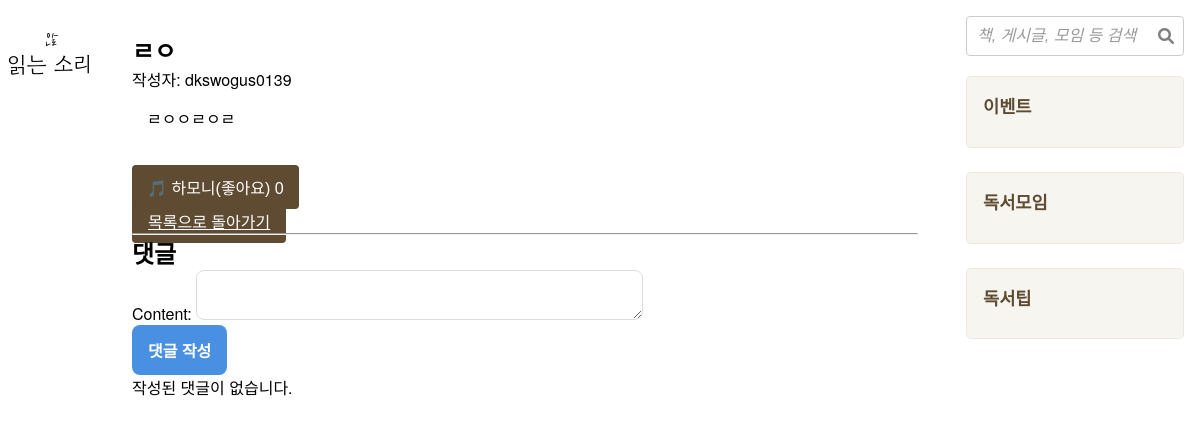
Before: /community/general_post/31/ with the older database file.
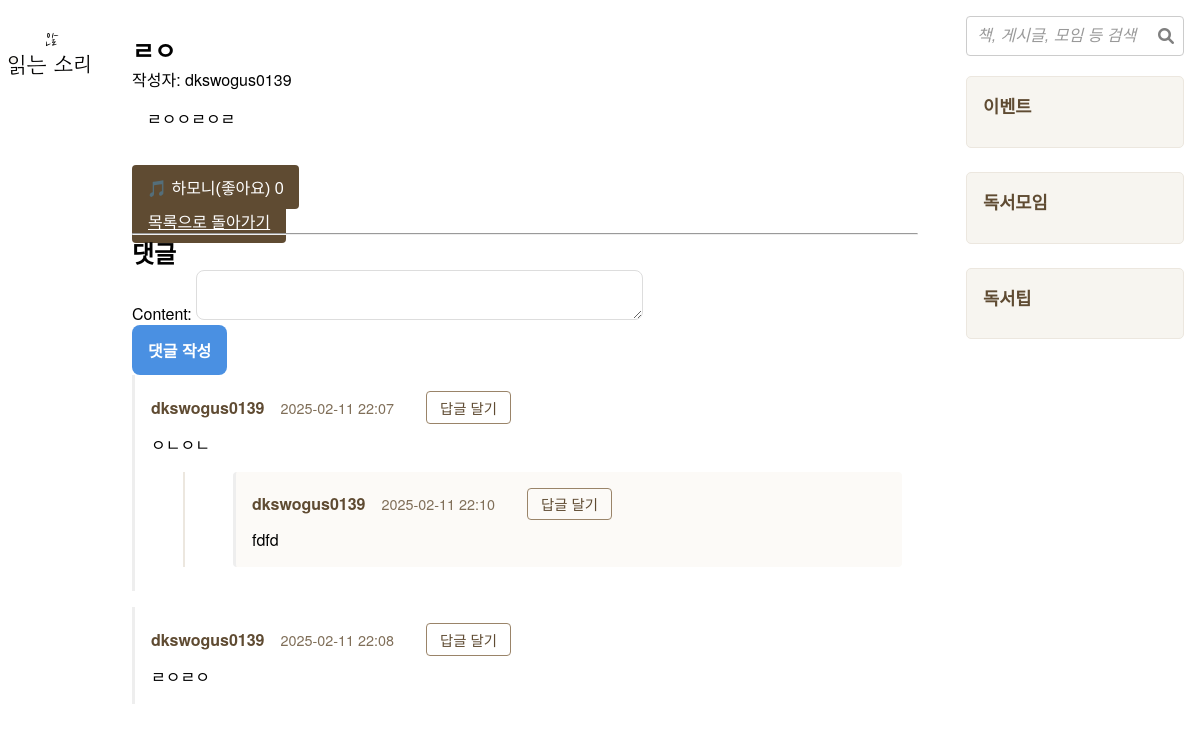
After: the same page with the newer database file.
### community/models.py (models this page shows, shortened)
class Comment(models.Model):
    writer = models.ForeignKey(User, on_delete=models.CASCADE)
    parent = models.ForeignKey('self', null=True, blank=True, on_delete=models.CASCADE)
    content_type = models.ForeignKey(ContentType, on_delete=models.CASCADE)
    object_id = models.PositiveIntegerField()
    content_object = GenericForeignKey('content_type', 'object_id')
    content = models.TextField()
    created_at = models.DateTimeField(auto_now_add=True)
    updated_at = models.DateTimeField(auto_now=True)
    depth = models.PositiveIntegerField(default=0)  # 댓글 깊이 제한을 위한 필드
    is_deleted = models.BooleanField(default=False)  # 삭제 여부
    class Meta:
        ordering = ['created_at']
    @property
    def replies(self):
        return Comment.objects.filter(parent=self).order_by('created_at')
    def get_replies(self):
        return Comment.objects.filter(parent=self).order_by('created_at')
    def has_replies(self):
        return self.replies.exists()

### community/views.py (the view)
# urls.py: path('general_post/<int:pk>/', views.general_post_detail, name='general_post_detail'), # 일반 게시판 상세 뷰
def general_post_detail(request, pk):
    post = get_object_or_404(GeneralPost, pk=pk)
    if request.method == "POST":
        if not request.user.is_authenticated:
            messages.error(request, "댓글을 작성하려면 로그인해야 합니다.")
            return redirect('community:login')
        form = CommentForm(request.POST)
        if form.is_valid():
            comment = form.save(commit=False)
            comment.writer = request.user
            comment.content_object = post
            parent_id = request.POST.get('parent')
            if parent_id:
                parent = get_object_or_404(Comment, id=parent_id)
                comment.parent = parent
                comment.depth = parent.depth + 1
            comment.save()
            messages.success(request, "댓글이 추가되었습니다.")
            return redirect(request.path_info)
    else:
        form = CommentForm()
    content_type = ContentType.objects.get_for_model(GeneralPost)
    comments = Comment.objects.filter(
        content_type=content_type,
        object_id=post.id,
        parent__isnull=True  # 최상위 댓글만 선택
    ).order_by('created_at')
    context = {
        'post': post,
        'comment_form': form,
        'comments': comments,
        **get_common_context(request)
    }
    return render(request, 'community/general_post_detail.html', context)

### community/forms.py
class CommentForm(forms.ModelForm):
    class Meta:
        model = Comment
        fields = ['content']
        widgets = {
            'content': forms.Textarea(attrs={'class': 'form-control', 'rows': 3})
        }

### community/models.py (called while the page is built)
    def get_queryset(self):
        return super().get_queryset().filter(is_deleted=False, is_active=True)

    def get_likes_count(self):
        return self.likes.count()

    def is_liked_by(self, user):
        if not user.is_authenticated:
            return False
        return self.likes.filter(user=user).exists()

### community/templatetags/comment_tags.py (called while the page is built)
@register.filter
def get_class_name(obj):
    return obj.__class__.__name__

@register.filter
def is_liked_by(obj, user):
    return obj.is_liked_by(user)

### community/templates/community/general_post_detail.html (shortened to what this page needs)
{% extends "community/base.html" %}
{% load static %}
{% load comment_tags %}
{% block content %}
<article class="post-detail">
  <h1>{{ post.title }}</h1>
  <p>작성자: {{ post.writer.username }}</p>
  <div class="post-content">
    {{ post.content|safe }}
  </div>
  <div class="like-container" style="margin-top:20px;">
    <button id="like-btn"
            class="btn {% if post|is_liked_by:user %}liked{% endif %}"
            data-post-id="{{ post.id }}"
            data-model="GeneralPost">
      🎵 하모니(좋아요) <span id="like-count">{{ post.get_likes_count }}</span>
    </button>
  </div>
  <a href="{% url 'community:home' %}" class="btn hover-effect">목록으로 돌아가기</a>
</article>
<hr>
<section class="comments-section">
  <h2>댓글</h2>
  <form method="post" action="">
    {{ comment_form.as_p }}
    <button type="submit" class="btn btn-primary">댓글 작성</button>
  </form>
  {% if comments %}
    {% for comment in comments %}
      {% include "community/includes/comment.html" with comment=comment post=post comment_form=comment_form %}
    {% endfor %}
  {% else %}
    <p>작성된 댓글이 없습니다.</p>
  {% endif %}
</section>
{% endblock %}

### community/templates/community/includes/comment.html (shortened to what this page needs)
{% load comment_tags %}
<div class="comment depth-{{ comment.depth }}" id="comment-{{ comment.pk }}">
  <div class="comment-header">
    <span class="author">{{ comment.writer.username }}</span>
    <span class="date">{{ comment.created_at|date:"Y-m-d H:i" }}</span>
    {% if comment.depth < 3 %}
      <button type="button"
              class="reply-toggle"
              data-comment-id="{{ comment.pk }}"
              aria-label="답글 달기">
        답글 달기
      </button>
    {% endif %}
  </div>
  <div class="comment-content">
    {% if comment.is_deleted %}
      <em>삭제된 댓글입니다.</em>
    {% else %}
      {{ comment.content|linebreaks }}
    {% endif %}
  </div>
  {% if comment.has_replies %}
    <div class="replies">
        {% for reply in comment.get_replies %}
            {% include "community/includes/comment.html" with comment=reply post=post comment_form=comment_form %}
        {% endfor %}
    </div>
  {% endif %}
</div>

Changed rows visible on the page:
added Comment: writer.username "dkswogus0139", created_at "2025-02-11 22:07", content "ㅇㄴㅇㄴ", shown under "댓글"
added Comment: writer.username "dkswogus0139", created_at "2025-02-11 22:10", content "fdfd", depth 1 (drawn)
added Comment: writer.username "dkswogus0139", created_at "2025-02-11 22:08", content "ㄹㅇㄹㅇ", shown under "댓글"
Other visible differences:
text no longer shown: "작성된 댓글이 없습니다."
